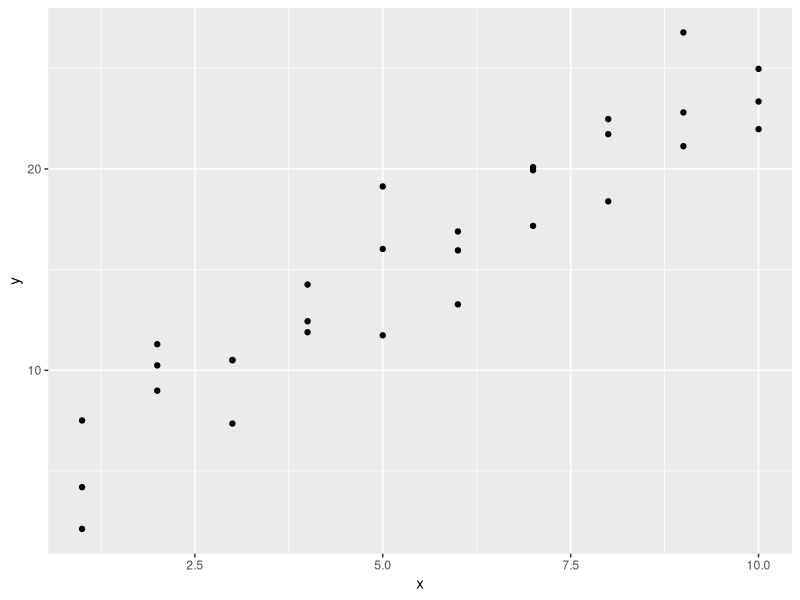
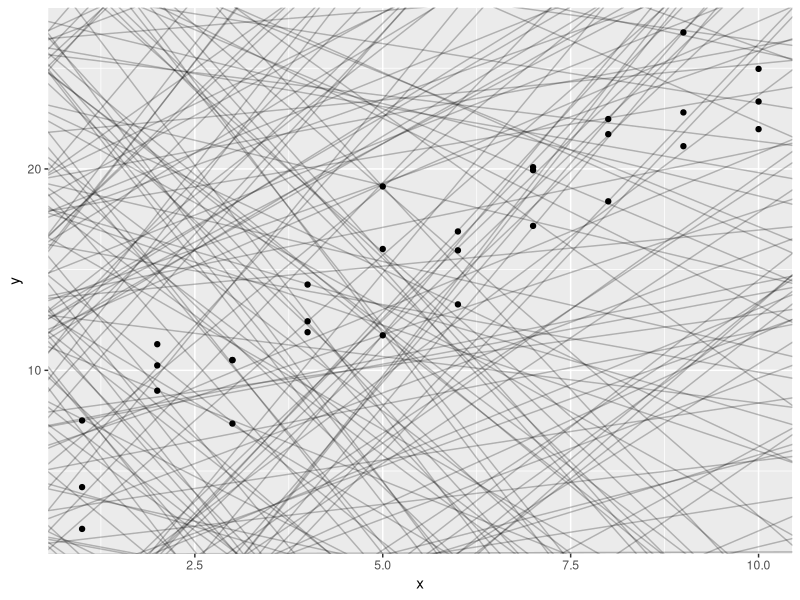
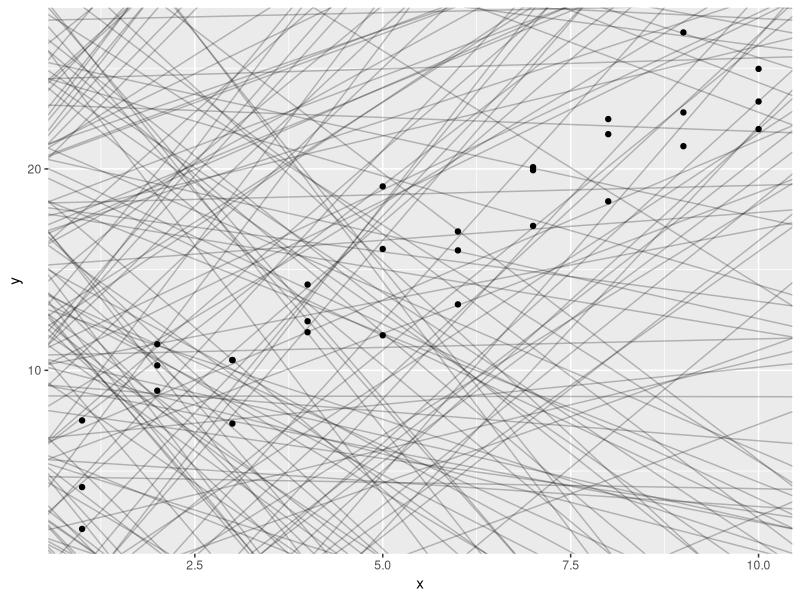
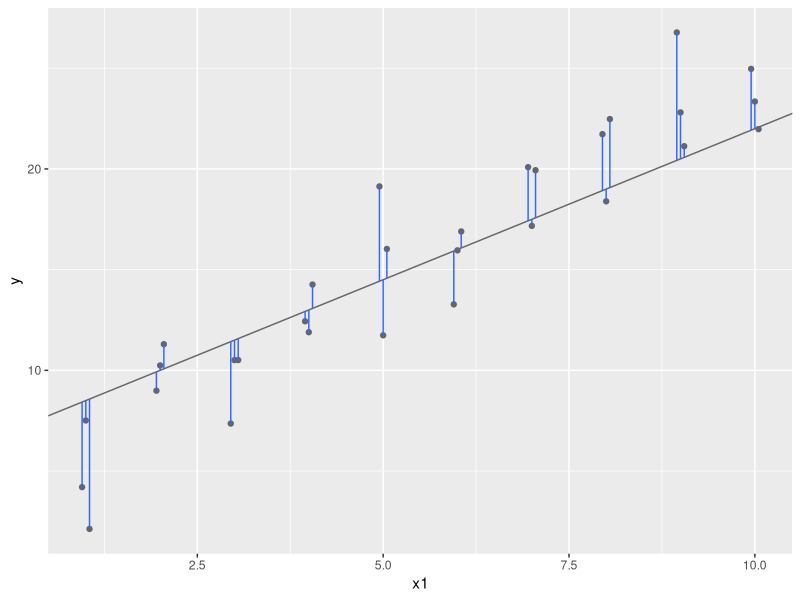
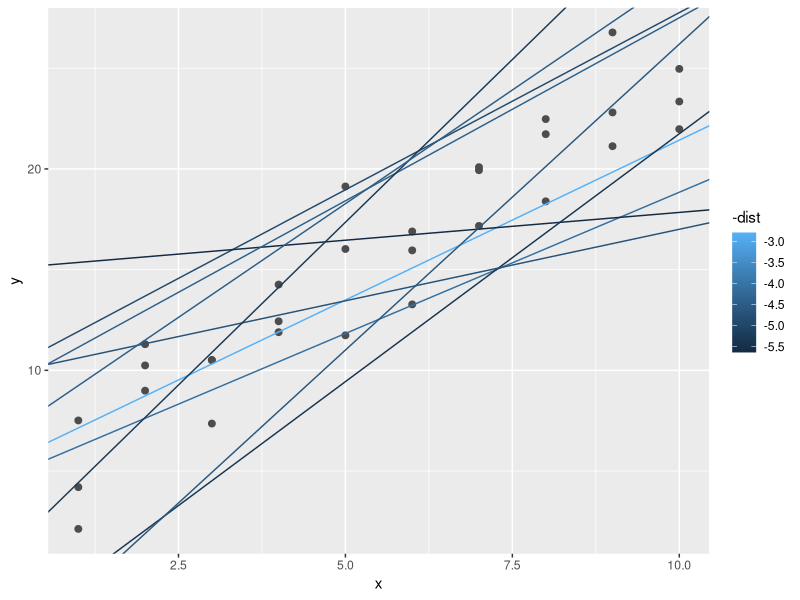
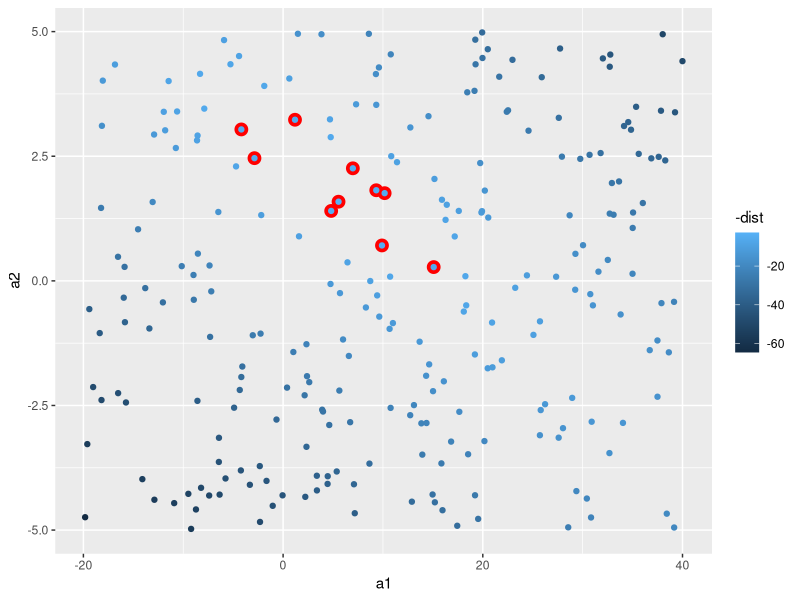
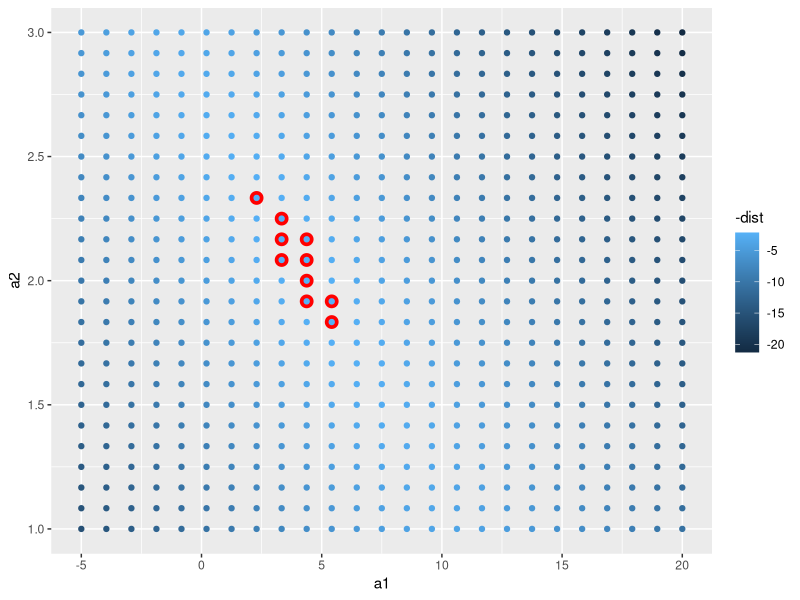
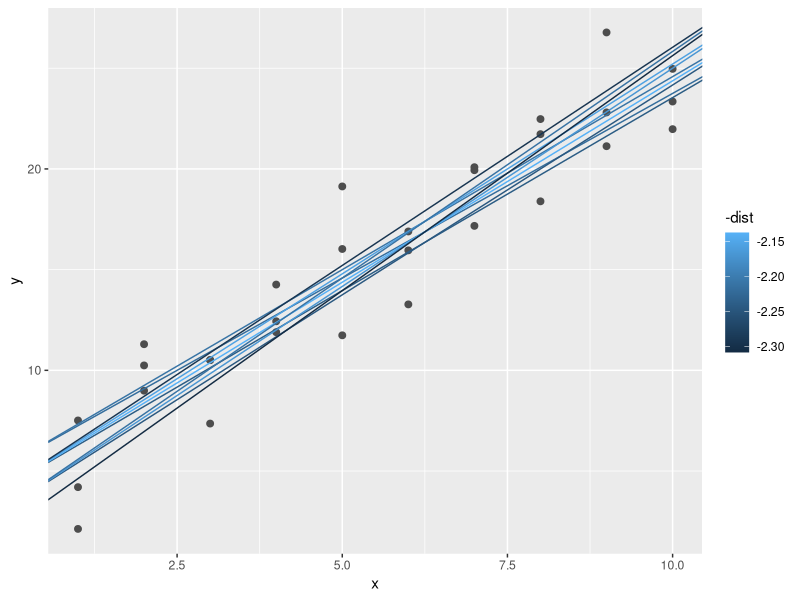

Here is the R script that generated these plots, in order:
## ---- chunk 1
library(tidyverse)

library(modelr)
options(na.action = na.warn)
## ---- chunk 2
ggplot(sim1, aes(x, y)) + 
  geom_point()
## ---- chunk 3
models <- tibble(
  a1 = runif(250, -20, 40),
  a2 = runif(250, -5, 5)
)

ggplot(sim1, aes(x, y)) + 
  geom_abline(aes(intercept = a1, slope = a2), data = models, alpha = 1/4) +
  geom_point() 
## ---- chunk 4
models <- tibble(
  a1 = runif(250, -20, 40),
  a2 = runif(250, -5, 5)
)

ggplot(sim1, aes(x, y)) + 
  geom_abline(aes(intercept = a1, slope = a2), data = models, alpha = 1/4) +
  geom_point() 
## ---- chunk 5
dist1 <- sim1 %>% 
  mutate(
    dodge = rep(c(-1, 0, 1) / 20, 10),
    x1 = x + dodge,
    pred = 7 + x1 * 1.5
  )

ggplot(dist1, aes(x1, y)) + 
  geom_abline(intercept = 7, slope = 1.5, colour = "grey40") +
  geom_point(colour = "grey40") +
  geom_linerange(aes(ymin = y, ymax = pred), colour = "#3366FF") 
## ---- chunk 6
model1 <- function(a, data) {
  a[1] + data$x * a[2]
}
model1(c(7, 1.5), sim1)
## ---- chunk 7
measure_distance <- function(mod, data) {
  diff <- data$y - model1(mod, data)
  sqrt(mean(diff ^ 2))
}
measure_distance(c(7, 1.5), sim1)
## ---- chunk 8
sim1_dist <- function(a1, a2) {
  measure_distance(c(a1, a2), sim1)
}

models <- models %>% 
  mutate(dist = purrr::map2_dbl(a1, a2, sim1_dist))
models
## ---- chunk 9
ggplot(sim1, aes(x, y)) + 
  geom_point(size = 2, colour = "grey30") + 
  geom_abline(
    aes(intercept = a1, slope = a2, colour = -dist), 
    data = filter(models, rank(dist) <= 10)
  )
## ---- chunk 10
ggplot(models, aes(a1, a2)) +
  geom_point(data = filter(models, rank(dist) <= 10), size = 4, colour = "red") +
  geom_point(aes(colour = -dist))
## ---- chunk 11
grid <- expand.grid(
  a1 = seq(-5, 20, length = 25),
  a2 = seq(1, 3, length = 25)
  ) %>% 
  mutate(dist = purrr::map2_dbl(a1, a2, sim1_dist))
## ---- chunk 12
grid %>% 
  ggplot(aes(a1, a2)) +
  geom_point(data = filter(grid, rank(dist) <= 10), size = 4, colour = "red") +
  geom_point(aes(colour = -dist)) 
## ---- chunk 13
ggplot(sim1, aes(x, y)) + 
  geom_point(size = 2, colour = "grey30") + 
  geom_abline(
    aes(intercept = a1, slope = a2, colour = -dist), 
    data = filter(grid, rank(dist) <= 10)
  )
## ---- chunk 14
best <- optim(c(0, 0), measure_distance, data = sim1)
best$par
## ---- chunk 15
ggplot(sim1, aes(x, y)) + 
  geom_point(size = 2, colour = "grey30") + 
  geom_abline(intercept = best$par[1], slope = best$par[2])
## ---- chunk 16
grid <- sim1 %>% 
  data_grid(x) 
grid
## ---- chunk 17
sim1_mod <- lm(y ~ x, data = sim1)
coef(sim1_mod)
## ---- chunk 18
grid <- grid %>% 
  add_predictions(sim1_mod) 
grid
## ---- chunk 19
ggplot(sim1, aes(x)) +
  geom_point(aes(y = y)) +
  geom_line(aes(y = pred), data = grid, colour = "red", size = 1)
## ---- chunk 20
sim1 <- sim1 %>% 
  add_residuals(sim1_mod)
sim1
## ---- chunk 21
ggplot(sim1, aes(resid)) + 
  geom_freqpoly(binwidth = 0.5)
## ---- chunk 22
ggplot(sim1, aes(x, resid)) + 
  geom_ref_line(h = 0) +
  geom_point() 
## ---- chunk 23
df <- tribble(
  ~y, ~x1, ~x2,
  4, 2, 5,
  5, 1, 6
)
model_matrix(df, y ~ x1)
## ---- chunk 24
model_matrix(df, y ~ x1 + x2)
## ---- chunk 25
ggplot(sim2) + 
  geom_point(aes(x, y))
## ---- chunk 26
mod2 <- lm(y ~ x, data = sim2)

grid <- sim2 %>% 
  data_grid(x) %>% 
  add_predictions(mod2)
grid
## ---- chunk 27
ggplot(sim2, aes(x)) + 
  geom_point(aes(y = y)) +
  geom_point(data = grid, aes(y = pred), colour = "red", size = 4)
